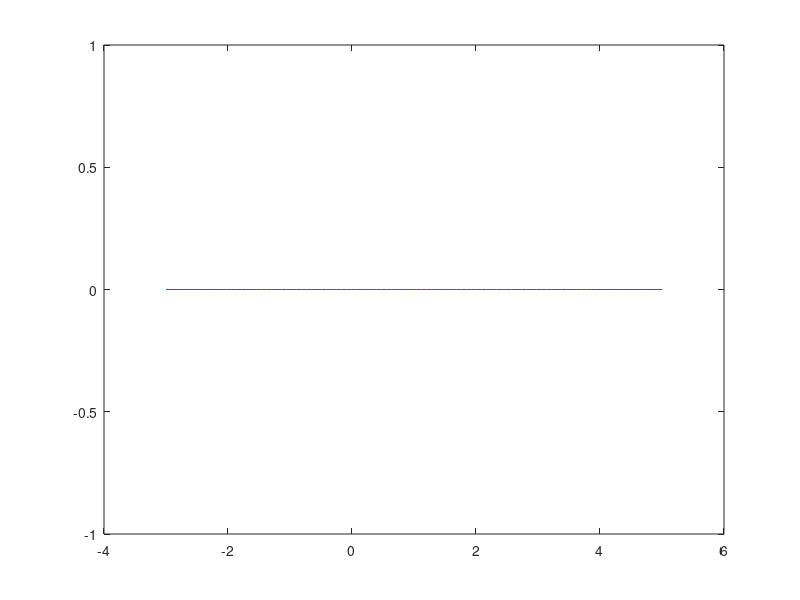

Here is the MATLAB script that generated this plot:
x = linspace(-3,5,100);

for j = 1:length(x)
if x >= -1 & x <= 1
f(j) = x^2;
elseif x > 1 & x < 4
f(j) = 1;
else
f(j) = 0;
end
end

a = find(f);
plot(x,f)